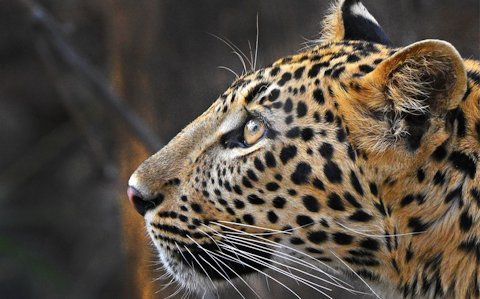
#> input picture small_wildlife.jpg, 480 x 299 px
$ python image_graph.py --input ../small_wildlife.jpg
#> lines starting #> are read from the running program, lines starting #| are printed output that depends on the picture
import matplotlib.pyplot as plot
import numpy as np
from PIL import Image
import argparse
import time

parser=argparse.ArgumentParser()
parser.add_argument("-i","--input",help="Input filename.")

def main():
    args=parser.parse_args()
    if args.input:
        img_array=np.array(Image.open(args.input).convert('L'))
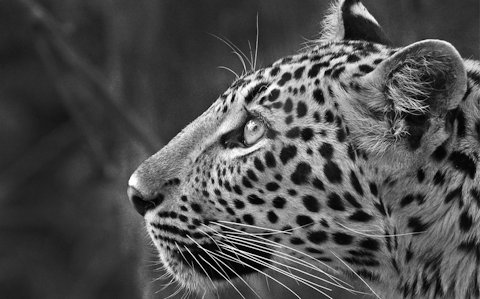
#> img_array: shape (299, 480); min 0, max 255, mean 78.2
    else:
        print("No input filename provided.")
        return
    plot.ion()
    pos=list(range(0,img_array.shape[1]))
#> pos = 480 values from 0 to 479
    fig=plot.figure(figsize=(10,5))
    subplot=fig.add_subplot(111)
    plot.ylim(0,255)
    graph,=subplot.plot(pos,img_array[0],color='lightgrey',label='Data points')
    plot.xlabel('Width')
    plot.ylabel('Intensity')
    plot.legend()
    plot.title('2D plot of Intensity for each row in the input image')
    row=1
    while 1:
        graph.set_xdata(pos)
        graph.set_ydata(img_array[row-1])
        fig.canvas.draw()
        fig.canvas.flush_events()
        print("row=",row,"/",img_array.shape[0],end='\r')
        if row==img_array.shape[0]:
            break
        row+=1
        time.sleep(0.1)
#> after the loop, row = 299

if __name__=="__main__":
        main()
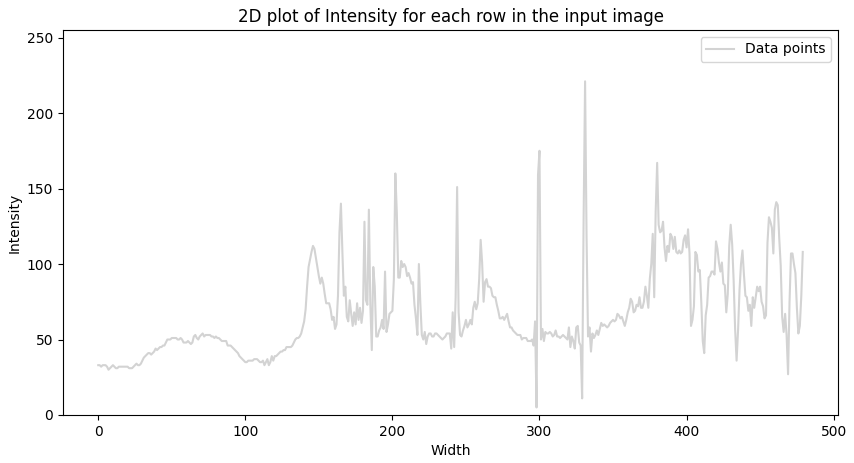
#> figure drawn by matplotlib, 1 panel; curve peaks at x = 331, y = 221
